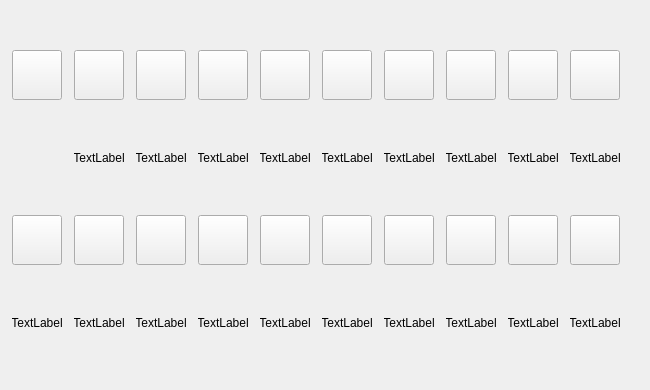
   <widget class="QWidget" name="HungerTab">
    <attribute name="title">
     <string>Food </string>
    </attribute>
    <widget class="QWidget" name="gridLayoutWidget">
     <property name="geometry">
      <rect>
       <x>0</x>
       <y>0</y>
       <width>641</width>
       <height>381</height>
      </rect>
     </property>
     <layout class="QGridLayout" name="gridLayout">
      <property name="sizeConstraint">
       <enum>QLayout::SetDefaultConstraint</enum>
      </property>
      <property name="spacing">
       <number>0</number>
      </property>
      <item row="2" column="2">
       <widget class="QPushButton" name="t1_itemButton_11">
        <property name="sizePolicy">
         <sizepolicy hsizetype="Fixed" vsizetype="Fixed">
          <horstretch>0</horstretch>
          <verstretch>0</verstretch>
         </sizepolicy>
        </property>
        <property name="minimumSize">
         <size>
          <width>50</width>
          <height>50</height>
         </size>
        </property>
        <property name="maximumSize">
         <size>
          <width>50</width>
          <height>50</height>
         </size>
        </property>
        <property name="iconSize">
         <size>
          <width>50</width>
          <height>50</height>
         </size>
        </property>
       </widget>
      </item>
      <item row="1" column="2">
       <widget class="QLabel" name="t1_label_2">
        <property name="minimumSize">
         <size>
          <width>50</width>
          <height>15</height>
         </size>
        </property>
        <property name="maximumSize">
         <size>
          <width>50</width>
          <height>15</height>
         </size>
        </property>
        <property name="text">
         <string>TextLabel</string>
        </property>
        <property name="alignment">
         <set>Qt::AlignCenter</set>
        </property>
       </widget>
      </item>
      <item row="2" column="7">
       <widget class="QPushButton" name="t1_itemButton_16">
        <property name="sizePolicy">
         <sizepolicy hsizetype="Fixed" vsizetype="Fixed">
          <horstretch>0</horstretch>
          <verstretch>0</verstretch>
         </sizepolicy>
        </property>
        <property name="minimumSize">
         <size>
          <width>50</width>
          <height>50</height>
         </size>
        </property>
        <property name="maximumSize">
         <size>
          <width>50</width>
          <height>50</height>
         </size>
        </property>
        <property name="iconSize">
         <size>
          <width>50</width>
          <height>50</height>
         </size>
        </property>
       </widget>
      </item>
      <item row="0" column="3">
       <widget class="QPushButton" name="t1_itemButton_2">
        <property name="sizePolicy">
         <sizepolicy hsizetype="Fixed" vsizetype="Fixed">
          <horstretch>0</horstretch>
          <verstretch>0</verstretch>
         </sizepolicy>
        </property>
        <property name="minimumSize">
         <size>
          <width>50</width>
          <height>50</height>
         </size>
        </property>
        <property name="maximumSize">
         <size>
          <width>50</width>
          <height>50</height>
         </size>
        </property>
        <property name="iconSize">
         <size>
          <width>50</width>
          <height>50</height>
         </size>
        </property>
       </widget>
      </item>
      <item row="0" column="9">
       <widget class="QPushButton" name="t1_itemButton_8">
        <property name="sizePolicy">
         <sizepolicy hsizetype="Fixed" vsizetype="Fixed">
          <horstretch>0</horstretch>
          <verstretch>0</verstretch>
         </sizepolicy>
        </property>
        <property name="minimumSize">
         <size>
          <width>50</width>
          <height>50</height>
         </size>
        </property>
        <property name="maximumSize">
         <size>
          <width>50</width>
          <height>50</height>
         </size>
        </property>
        <property name="iconSize">
         <size>
          <width>50</width>
          <height>50</height>
         </size>
        </property>
       </widget>
      </item>
      <item row="1" column="3">
       <widget class="QLabel" name="t1_label_3">
        <property name="minimumSize">
         <size>
          <width>50</width>
          <height>15</height>
         </size>
        </property>
        <property name="maximumSize">
         <size>
          <width>50</width>
          <height>15</height>
         </size>
        </property>
        <property name="text">
         <string>TextLabel</string>
        </property>
        <property name="alignment">
         <set>Qt::AlignCenter</set>
        </property>
       </widget>
      </item>
      <item row="2" column="0">
       <widget class="QPushButton" name="t1_itemButton_9">
        <property name="sizePolicy">
         <sizepolicy hsizetype="Fixed" vsizetype="Fixed">
          <horstretch>0</horstretch>
          <verstretch>0</verstretch>
         </sizepolicy>
        </property>
        <property name="minimumSize">
         <size>
          <width>50</width>
          <height>50</height>
         </size>
        </property>
        <property name="maximumSize">
         <size>
          <width>50</width>
          <height>50</height>
         </size>
        </property>
        <property name="iconSize">
         <size>
          <width>50</width>
          <height>50</height>
         </size>
        </property>
       </widget>
      </item>
      <item row="2" column="8">
       <widget class="QPushButton" name="t1_itemButton_17">
        <property name="sizePolicy">
         <sizepolicy hsizetype="Fixed" vsizetype="Fixed">
          <horstretch>0</horstretch>
          <verstretch>0</verstretch>
         </sizepolicy>
        </property>
        <property name="minimumSize">
         <size>
          <width>50</width>
          <height>50</height>
         </size>
        </property>
        <property name="maximumSize">
         <size>
          <width>50</width>
          <height>50</height>
         </size>
        </property>
        <property name="iconSize">
         <size>
          <width>50</width>
          <height>50</height>
         </size>
        </property>
       </widget>
      </item>
      <item row="2" column="1">
       <widget class="QPushButton" name="t1_itemButton_10">
        <property name="sizePolicy">
         <sizepolicy hsizetype="Fixed" vsizetype="Fixed">
          <horstretch>0</horstretch>
          <verstretch>0</verstretch>
         </sizepolicy>
        </property>
        <property name="minimumSize">
         <size>
          <width>50</width>
          <height>50</height>
         </size>
        </property>
        <property name="maximumSize">
         <size>
          <width>50</width>
          <height>50</height>
         </size>
        </property>
        <property name="iconSize">
         <size>
          <width>50</width>
          <height>50</height>
         </size>
        </property>
       </widget>
      </item>
      <item row="1" column="4">
       <widget class="QLabel" name="t1_label_4">
        <property name="minimumSize">
         <size>
          <width>50</width>
          <height>15</height>
         </size>
        </property>
        <property name="maximumSize">
         <size>
          <width>50</width>
          <height>15</height>
         </size>
        </property>
        <property name="text">
         <string>TextLabel</string>
        </property>
        <property name="alignment">
         <set>Qt::AlignCenter</set>
        </property>
       </widget>
      </item>
      <item row="0" column="8">
       <widget class="QPushButton" name="t1_itemButton_7">
        <property name="sizePolicy">
         <sizepolicy hsizetype="Fixed" vsizetype="Fixed">
          <horstretch>0</horstretch>
          <verstretch>0</verstretch>
         </sizepolicy>
        </property>
        <property name="minimumSize">
         <size>
          <width>50</width>
          <height>50</height>
         </size>
        </property>
        <property name="maximumSize">
         <size>
          <width>50</width>
          <height>50</height>
         </size>
        </property>
        <property name="iconSize">
         <size>
          <width>50</width>
          <height>50</height>
         </size>
        </property>
       </widget>
      </item>
      <item row="0" column="4">
       <widget class="QPushButton" name="t1_itemButton_3">
        <property name="sizePolicy">
         <sizepolicy hsizetype="Fixed" vsizetype="Fixed">
          <horstretch>0</horstretch>
          <verstretch>0</verstretch>
         </sizepolicy>
        </property>
        <property name="minimumSize">
         <size>
          <width>50</width>
          <height>50</height>
         </size>
        </property>
        <property name="maximumSize">
         <size>
          <width>50</width>
          <height>50</height>
         </size>
        </property>
        <property name="iconSize">
         <size>
          <width>50</width>
          <height>50</height>
         </size>
        </property>
       </widget>
      </item>
      <item row="1" column="8">
       <widget class="QLabel" name="t1_label_8">
        <property name="minimumSize">
         <size>
          <width>50</width>
          <height>15</height>
         </size>
        </property>
        <property name="maximumSize">
         <size>
          <width>50</width>
          <height>15</height>
         </size>
        </property>
        <property name="text">
         <string>TextLabel</string>
        </property>
        <property name="alignment">
         <set>Qt::AlignCenter</set>
        </property>
       </widget>
      </item>
      <item row="1" column="1">
       <widget class="QLabel" name="t1_label_1">
        <property name="minimumSize">
         <size>
          <width>50</width>
          <height>15</height>
         </size>
        </property>
        <property name="maximumSize">
         <size>
          <width>50</width>
          <height>15</height>
         </size>
        </property>
        <property name="text">
         <string>TextLabel</string>
        </property>
        <property name="alignment">
         <set>Qt::AlignCenter</set>
        </property>
       </widget>
      </item>
      <item row="1" column="7">
       <widget class="QLabel" name="t1_label_7">
        <property name="minimumSize">
         <size>
          <width>50</width>
          <height>15</height>
         </size>
        </property>
        <property name="maximumSize">
         <size>
          <width>50</width>
          <height>15</height>
         </size>
        </property>
        <property name="text">
         <string>TextLabel</string>
        </property>
        <property name="alignment">
         <set>Qt::AlignCenter</set>
        </property>
       </widget>
      </item>
      <item row="0" column="0">
       <widget class="QPushButton" name="t1_goToShopButton">
        <property name="sizePolicy">
         <sizepolicy hsizetype="Fixed" vsizetype="Fixed">
          <horstretch>0</horstretch>
          <verstretch>0</verstretch>
         </sizepolicy>
        </property>
        <property name="minimumSize">
         <size>
          <width>50</width>
          <height>50</height>
         </size>
        </property>
        <property name="maximumSize">
         <size>
          <width>50</width>
          <height>50</height>
         </size>
        </property>
        <property name="icon">
         <iconset>
          <normaloff>../../Horockey/Desktop/111.png</normaloff>../../Horockey/Desktop/111.png</iconset>
        </property>
        <property name="iconSize">
         <size>
          <width>50</width>
          <height>50</height>
         </size>
        </property>
       </widget>
      </item>
      <item row="0" column="2">
       <widget class="QPushButton" name="t1_itemButton_1">
        <property name="sizePolicy">
         <sizepolicy hsizetype="Fixed" vsizetype="Fixed">
          <horstretch>0</horstretch>
          <verstretch>0</verstretch>
         </sizepolicy>
        </property>
        <property name="minimumSize">
         <size>
          <width>50</width>
          <height>50</height>
         </size>
        </property>
        <property name="maximumSize">
         <size>
          <width>50</width>
          <height>50</height>
         </size>
        </property>
        <property name="iconSize">
         <size>
          <width>50</width>
          <height>50</height>
         </size>
        </property>
       </widget>
      </item>
      <item row="1" column="9">
       <widget class="QLabel" name="t1_label_9">
        <property name="minimumSize">
         <size>
          <width>50</width>
          <height>15</height>
         </size>
        </property>
        <property name="maximumSize">
         <size>
          <width>50</width>
          <height>15</height>
         </size>
        </property>
        <property name="text">
         <string>TextLabel</string>
        </property>
        <property name="alignment">
         <set>Qt::AlignCenter</set>
        </property>
       </widget>
      </item>
      <item row="0" column="7">
       <widget class="QPushButton" name="t1_itemButton_6">
        <property name="sizePolicy">
         <sizepolicy hsizetype="Fixed" vsizetype="Fixed">
          <horstretch>0</horstretch>
          <verstretch>0</verstretch>
         </sizepolicy>
        </property>
        <property name="minimumSize">
         <size>
          <width>50</width>
          <height>50</height>
         </size>
        </property>
        <property name="maximumSize">
         <size>
          <width>50</width>
          <height>50</height>
         </size>
        </property>
        <property name="iconSize">
         <size>
          <width>50</width>
          <height>50</height>
         </size>
        </property>
       </widget>
      </item>
      <item row="2" column="5">
       <widget class="QPushButton" name="t1_itemButton_14">
        <property name="sizePolicy">
         <sizepolicy hsizetype="Fixed" vsizetype="Fixed">
          <horstretch>0</horstretch>
          <verstretch>0</verstretch>
         </sizepolicy>
        </property>
        <property name="minimumSize">
         <size>
          <width>50</width>
          <height>50</height>
         </size>
        </property>
        <property name="maximumSize">
         <size>
          <width>50</width>
          <height>50</height>
         </size>
        </property>
        <property name="iconSize">
         <size>
          <width>50</width>
          <height>50</height>
         </size>
        </property>
       </widget>
      </item>
      <item row="0" column="6">
       <widget class="QPushButton" name="t1_itemButton_5">
        <property name="sizePolicy">
         <sizepolicy hsizetype="Fixed" vsizetype="Fixed">
          <horstretch>0</horstretch>
          <verstretch>0</verstretch>
         </sizepolicy>
        </property>
        <property name="minimumSize">
         <size>
          <width>50</width>
          <height>50</height>
         </size>
        </property>
        <property name="maximumSize">
         <size>
          <width>50</width>
          <height>50</height>
         </size>
        </property>
        <property name="iconSize">
         <size>
          <width>50</width>
          <height>50</height>
         </size>
        </property>
       </widget>
      </item>
      <item row="0" column="5">
       <widget class="QPushButton" name="t1_itemButton_4">
        <property name="sizePolicy">
         <sizepolicy hsizetype="Fixed" vsizetype="Fixed">
          <horstretch>0</horstretch>
          <verstretch>0</verstretch>
         </sizepolicy>
        </property>
        <property name="minimumSize">
         <size>
          <width>50</width>
          <height>50</height>
         </size>
        </property>
        <property name="maximumSize">
         <size>
          <width>50</width>
          <height>50</height>
         </size>
        </property>
        <property name="iconSize">
         <size>
          <width>50</width>
          <height>50</height>
         </size>
        </property>
       </widget>
      </item>
      <item row="2" column="3">
       <widget class="QPushButton" name="t1_itemButton_12">
        <property name="sizePolicy">
         <sizepolicy hsizetype="Fixed" vsizetype="Fixed">
          <horstretch>0</horstretch>
          <verstretch>0</verstretch>
         </sizepolicy>
        </property>
        <property name="minimumSize">
         <size>
          <width>50</width>
          <height>50</height>
         </size>
        </property>
        <property name="maximumSize">
         <size>
          <width>50</width>
          <height>50</height>
         </size>
        </property>
        <property name="iconSize">
         <size>
          <width>50</width>
          <height>50</height>
         </size>
        </property>
       </widget>
      </item>
      <item row="2" column="9">
       <widget class="QPushButton" name="t1_itemButton_18">
        <property name="sizePolicy">
         <sizepolicy hsizetype="Fixed" vsizetype="Fixed">
          <horstretch>0</horstretch>
          <verstretch>0</verstretch>
         </sizepolicy>
        </property>
        <property name="minimumSize">
         <size>
          <width>50</width>
          <height>50</height>
         </size>
        </property>
        <property name="maximumSize">
         <size>
          <width>50</width>
          <height>50</height>
         </size>
        </property>
        <property name="iconSize">
         <size>
          <width>50</width>
          <height>50</height>
         </size>
        </property>
       </widget>
      </item>
      <item row="2" column="6">
       <widget class="QPushButton" name="t1_itemButton_15">
        <property name="sizePolicy">
         <sizepolicy hsizetype="Fixed" vsizetype="Fixed">
          <horstretch>0</horstretch>
          <verstretch>0</verstretch>
         </sizepolicy>
        </property>
        <property name="minimumSize">
         <size>
          <width>50</width>
          <height>50</height>
         </size>
        </property>
        <property name="maximumSize">
         <size>
          <width>50</width>
          <height>50</height>
         </size>
        </property>
        <property name="iconSize">
         <size>
          <width>50</width>
          <height>50</height>
         </size>
        </property>
       </widget>
      </item>
      <item row="0" column="1">
       <widget class="QPushButton" name="t1_itemButton_0">
        <property name="sizePolicy">
         <sizepolicy hsizetype="Fixed" vsizetype="Fixed">
          <horstretch>0</horstretch>
          <verstretch>0</verstretch>
         </sizepolicy>
        </property>
        <property name="minimumSize">
         <size>
          <width>50</width>
          <height>50</height>
         </size>
        </property>
        <property name="maximumSize">
         <size>
          <width>50</width>
          <height>50</height>
         </size>
        </property>
        <property name="iconSize">
         <size>
          <width>50</width>
          <height>50</height>
         </size>
        </property>
       </widget>
      </item>
      <item row="1" column="5">
       <widget class="QLabel" name="t1_label_5">
        <property name="minimumSize">
         <size>
          <width>50</width>
          <height>15</height>
         </size>
        </property>
        <property name="maximumSize">
         <size>
          <width>50</width>
          <height>15</height>
         </size>
        </property>
        <property name="text">
         <string>TextLabel</string>
        </property>
        <property name="alignment">
         <set>Qt::AlignCenter</set>
        </property>
       </widget>
      </item>
      <item row="2" column="4">
       <widget class="QPushButton" name="t1_itemButton_13">
        <property name="sizePolicy">
         <sizepolicy hsizetype="Fixed" vsizetype="Fixed">
          <horstretch>0</horstretch>
          <verstretch>0</verstretch>
         </sizepolicy>
        </property>
        <property name="minimumSize">
         <size>
          <width>50</width>
          <height>50</height>
         </size>
        </property>
        <property name="maximumSize">
         <size>
          <width>50</width>
          <height>50</height>
         </size>
        </property>
        <property name="iconSize">
         <size>
          <width>50</width>
          <height>50</height>
         </size>
        </property>
       </widget>
      </item>
      <item row="1" column="6">
       <widget class="QLabel" name="t1_label_6">
        <property name="minimumSize">
         <size>
          <width>50</width>
          <height>15</height>
         </size>
        </property>
        <property name="maximumSize">
         <size>
          <width>50</width>
          <height>15</height>
         </size>
        </property>
        <property name="text">
         <string>TextLabel</string>
        </property>
        <property name="alignment">
         <set>Qt::AlignCenter</set>
        </property>
       </widget>
      </item>
      <item row="3" column="0">
       <widget class="QLabel" name="t1_label_10">
        <property name="minimumSize">
         <size>
          <width>50</width>
          <height>15</height>
         </size>
        </property>
        <property name="maximumSize">
         <size>
          <width>50</width>
          <height>15</height>
         </size>
        </property>
        <property name="text">
         <string>TextLabel</string>
        </property>
        <property name="alignment">
         <set>Qt::AlignCenter</set>
        </property>
       </widget>
      </item>
      <item row="3" column="1">
       <widget class="QLabel" name="t1_label_11">
        <property name="minimumSize">
         <size>
          <width>50</width>
          <height>15</height>
         </size>
        </property>
        <property name="maximumSize">
         <size>
          <width>50</width>
          <height>15</height>
         </size>
        </property>
        <property name="text">
         <string>TextLabel</string>
        </property>
        <property name="alignment">
         <set>Qt::AlignCenter</set>
        </property>
       </widget>
      </item>
      <item row="3" column="2">
       <widget class="QLabel" name="t1_label_12">
        <property name="minimumSize">
         <size>
          <width>50</width>
          <height>15</height>
         </size>
        </property>
        <property name="maximumSize">
         <size>
          <width>50</width>
          <height>15</height>
         </size>
        </property>
        <property name="text">
         <string>TextLabel</string>
        </property>
        <property name="alignment">
         <set>Qt::AlignCenter</set>
        </property>
       </widget>
      </item>
      <item row="3" column="3">
       <widget class="QLabel" name="t1_label_13">
        <property name="minimumSize">
         <size>
          <width>50</width>
          <height>15</height>
         </size>
        </property>
        <property name="maximumSize">
         <size>
          <width>50</width>
          <height>15</height>
         </size>
        </property>
        <property name="text">
         <string>TextLabel</string>
        </property>
        <property name="alignment">
         <set>Qt::AlignCenter</set>
        </property>
       </widget>
      </item>
      <item row="3" column="4">
       <widget class="QLabel" name="t1_label_14">
        <property name="minimumSize">
         <size>
          <width>50</width>
          <height>15</height>
         </size>
        </property>
        <property name="maximumSize">
         <size>
          <width>50</width>
          <height>15</height>
         </size>
        </property>
        <property name="text">
         <string>TextLabel</string>
        </property>
        <property name="alignment">
         <set>Qt::AlignCenter</set>
        </property>
       </widget>
      </item>
      <item row="3" column="5">
       <widget class="QLabel" name="t1_label_15">
        <property name="minimumSize">
         <size>
          <width>50</width>
          <height>15</height>
         </size>
        </property>
        <property name="maximumSize">
         <size>
          <width>50</width>
          <height>15</height>
         </size>
        </property>
        <property name="text">
         <string>TextLabel</string>
        </property>
        <property name="alignment">
         <set>Qt::AlignCenter</set>
        </property>
       </widget>
      </item>
      <item row="3" column="6">
       <widget class="QLabel" name="t1_label_16">
        <property name="minimumSize">
         <size>
          <width>50</width>
          <height>15</height>
         </size>
        </property>
        <property name="maximumSize">
         <size>
          <width>50</width>
          <height>15</height>
         </size>
        </property>
        <property name="text">
         <string>TextLabel</string>
        </property>
        <property name="alignment">
         <set>Qt::AlignCenter</set>
        </property>
       </widget>
      </item>
      <item row="3" column="7">
       <widget class="QLabel" name="t1_label_17">
        <property name="minimumSize">
         <size>
          <width>50</width>
          <height>15</height>
         </size>
        </property>
        <property name="maximumSize">
         <size>
          <width>50</width>
          <height>15</height>
         </size>
        </property>
        <property name="text">
         <string>TextLabel</string>
        </property>
        <property name="alignment">
         <set>Qt::AlignCenter</set>
        </property>
       </widget>
      </item>
      <item row="3" column="8">
       <widget class="QLabel" name="t1_label_18">
        <property name="minimumSize">
         <size>
          <width>50</width>
          <height>15</height>
         </size>
        </property>
        <property name="maximumSize">
         <size>
          <width>50</width>
          <height>15</height>
         </size>
        </property>
        <property name="text">
         <string>TextLabel</string>
        </property>
        <property name="alignment">
         <set>Qt::AlignCenter</set>
        </property>
       </widget>
      </item>
      <item row="3" column="9">
       <widget class="QLabel" name="t1_label_19">
        <property name="minimumSize">
         <size>
          <width>50</width>
          <height>15</height>
         </size>
        </property>
        <property name="maximumSize">
         <size>
          <width>50</width>
          <height>15</height>
         </size>
        </property>
        <property name="text">
         <string>TextLabel</string>
        </property>
        <property name="alignment">
         <set>Qt::AlignCenter</set>
        </property>
       </widget>
      </item>
     </layout>
    </widget>
   </widget>
